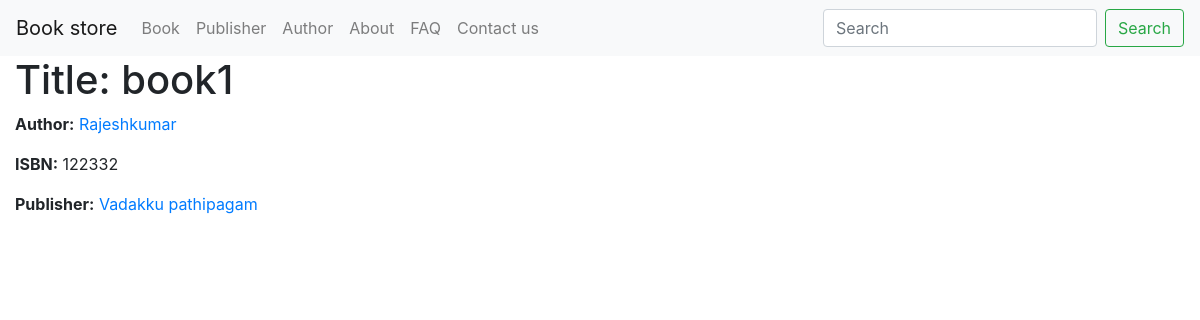
Page /book/detail/book1/ on the committed database.
### book/models.py (models this page shows, shortened)
class Book(models.Model):
	name = models.CharField(max_length = 100)
	summary = models.CharField(max_length = 300, null=True, blank=True)
	language = models.CharField(max_length = 100, null=True, blank=True)
	isbn = models.CharField(max_length = 20)
	pages = models.IntegerField()
	author = models.ForeignKey(Author, related_name='bookAuthor', on_delete=models.CASCADE, null=True, blank=True)
	publisher = models.ForeignKey(Publisher, related_name='bookPublisher', on_delete=models.CASCADE, null=True, blank=True)
	slug = AutoSlugField(unique = True, populate_from='name', db_index=True, editable = True, null=True, blank=True)
	created_by = models.TextField(null=True, blank=True) # User related
	updated_by = models.TextField(null=True, blank=True) # User related
	created_on = models.DateTimeField(auto_now_add=True)
	last_updated_on = models.DateTimeField(auto_now=True)
	objects = BookManager()
	class Meta:
		pass

### author/models.py (models this page shows, shortened)
class Author(models.Model):
	name = models.CharField(max_length = 100)
	country = models.CharField(max_length = 200)
	slug = AutoSlugField(unique = True, populate_from='name', db_index=True, editable = True, null=True, blank=True)
	created_by = models.TextField(null=True, blank=True) # User related
	updated_by = models.TextField(null=True, blank=True) # User related
	created_on = models.DateTimeField(auto_now_add=True)
	last_updated_on = models.DateTimeField(auto_now=True)
	objects = AuthorManager()
	class Meta:
		pass
	def __str__(self):
		return str(self.name)

### publisher/models.py (models this page shows, shortened)
class Publisher(models.Model):
	name = models.CharField(max_length = 100)
	address_line = models.CharField(max_length = 200)
	city = models.CharField(max_length = 200)
	state = models.CharField(max_length = 200)
	country = models.CharField(max_length = 200)
	pincode = models.CharField(max_length = 200)
	slug = AutoSlugField(unique = True, populate_from='name', db_index=True, editable = True, null=True, blank=True)
	created_by = models.TextField(null=True, blank=True) # User related
	updated_by = models.TextField(null=True, blank=True) # User related
	created_on = models.DateTimeField(auto_now_add=True)
	last_updated_on = models.DateTimeField(auto_now=True)
	objects = PublisherManager()
	class Meta:
		pass
	def __str__(self):
		return str(self.name)

### book/views.py (the view)
# urls.py: path('detail/<slug:slug>/', BookDetailView.as_view(), name = 'book_detail'),
class BookDetailView(DetailView):
    model = Book
    context_object_name = 'book'
    template_name = 'book/book_detail.html'

### templates/book/book_detail.html
{% extends "base.html" %}
{% block content %}
<h1>Title: {{ book.name }}</h1>
<p><strong>Author:</strong> <a href="{% url 'author:author_detail' book.author.slug %}">{{ book.author }}</a></p>
<p><strong>ISBN:</strong> {{ book.isbn }}</p>
<p><strong>Publisher:</strong> <a href="{% url 'publisher:publisher_detail' book.publisher.slug %}">{{ book.publisher }}</a></p>
{% endblock %}

### rows in the picture
Book: name "book1", author "Rajeshkumar", isbn "122332", publisher "Vadakku pathipagam"
